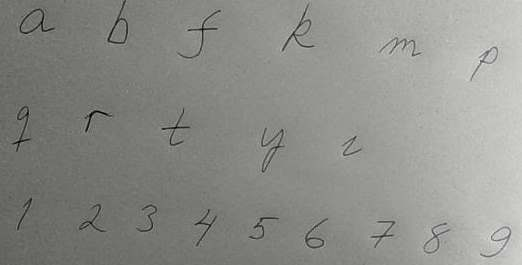
#> input picture chars2.jpeg, 522 x 265 px
$ python Contours.py   (older library calls are emulated)
#> lines starting #> are read from the running program, lines starting #| are printed output that depends on the picture; after the words box and inside, x2 and y2 are one past the last pixel; in counts of white or black regions, pixels touching at a corner belong together
import numpy as np
import cv2
from imutils import resize
from imutils.contours import sort_contours

from skimage.morphology import skeletonize as skl

path = 'chars2.jpeg'
img = cv2.imread(path, 0)
#> img: shape (265, 522); min 0, max 230, mean 140.9
# Some smoothing to get rid of the noise
# img = cv2.bilateralFilter(img, 5, 35, 10)
img = cv2.GaussianBlur(img, (3, 3), 3)
img = resize(img, width=700)
#> img: shape (355, 700)

# Preprocessing to get the shapes
th = cv2.adaptiveThreshold(img, 255, cv2.ADAPTIVE_THRESH_GAUSSIAN_C,
                           cv2.THRESH_BINARY, 35, 11)
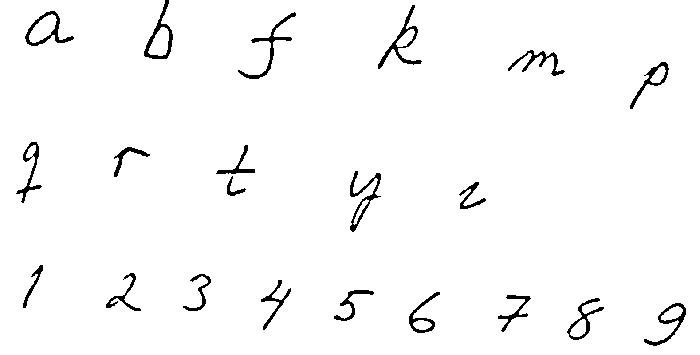
#> th: shape (355, 700); 97.4% white; 21 black regions, largest, box (x1, y1, x2, y2) and area: (378, 5, 422, 69) 476, (238, 12, 296, 79) 461, (350, 171, 381, 232) 449
# Invert to hightligth the shape
th = cv2.bitwise_not(th)

# Text has mostly vertical and right-inclined lines. This kernel seems to
# work quite well
kernel = np.array([[0, 1, 1],
                  [0, 1, 0],
                  [1, 1, 0]], dtype='uint8')

th = cv2.morphologyEx(th, cv2.MORPH_CLOSE, kernel)
#> th: shape (355, 700); 2.6% white; 20 white regions, largest, box (x1, y1, x2, y2) and area: (378, 5, 422, 69) 481, (238, 12, 296, 79) 463, (350, 171, 381, 232) 460

cv2.imshow('mask', th)
cv2.waitKey(0)


#def contour_sorter(contours):
#    '''Sort the contours by multiplying the y-coordinate and sorting first by
#    x, then by y-coordinate.'''
#    boxes = [cv2.boundingRect(c) for c in contours]
#    cnt = [4*y, x for y, x, , _, _ in ]

# Skeletonize the shapes
# Skimage function takes image with either True, False or 0,1
# and returns and image with values 0, 1.
th = th == 255
th = skl(th)
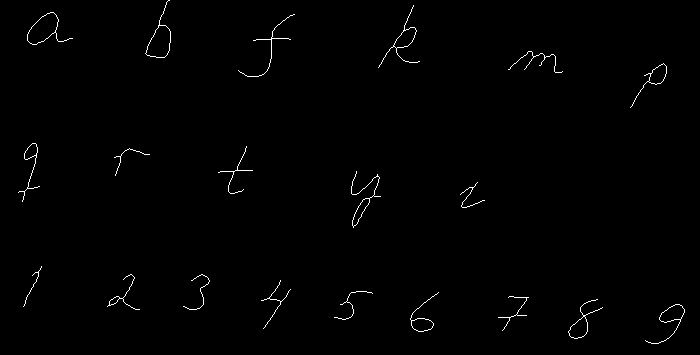
#> th: shape (355, 700) bool; 0.74% white in thin lines or dots
th = th.astype(np.uint8)*255
#> th: shape (355, 700); 0.74% white in thin lines or dots

# Find contours of the skeletons
_, contours, _ = cv2.findContours(th.copy(), cv2.RETR_EXTERNAL,
                                  cv2.CHAIN_APPROX_NONE)
#> contours = 20 contours, 10 with area under 20; largest, box (x1, y1, x2, y2) and area: (27, 12, 73, 45) 606, (145, 0, 171, 58) 567, (645, 304, 685, 344) 294, (568, 299, 603, 339) 276, (378, 5, 420, 68) 273
# Sort the contours left-to-rigth
contours, _ = sort_contours(contours, )
#
# Sort them again top-to-bottom


def skeleton_endpoints(skel):
    # Function source: https://stackoverflow.com/questions/26537313/
    # how-can-i-find-endpoints-of-binary-skeleton-image-in-opencv
    # make out input nice, possibly necessary
    skel = skel.copy()
    skel[skel != 0] = 1
    skel = np.uint8(skel)

    # apply the convolution
    kernel = np.uint8([[1,  1, 1],
                       [1, 10, 1],
                       [1,  1, 1]])
    src_depth = -1
    filtered = cv2.filter2D(skel, src_depth,kernel)

    # now look through to find the value of 11
    # this returns a mask of the endpoints, but if you just want the
    # coordinates, you could simply return np.where(filtered==11)
    out = np.zeros_like(skel)
    out[np.where(filtered == 11)] = 1
    rows, cols = np.where(filtered == 11)
    coords = list(zip(cols, rows))
    return coords

# List for endpoints
endpoints = []
# List for (x, y) coordinates of the skeletons
skeletons = []


for contour in contours:
    if cv2.arcLength(contour, True) > 100:
        # Initialize mask
        mask = np.zeros(img.shape, np.uint8)
        # Bounding rect of the contour
        x, y, w, h = cv2.boundingRect(contour)
        mask[y:y+h, x:x+w] = 255
        # Get only the skeleton in the mask area
        mask = cv2.bitwise_and(mask, th)
        # Take the coordinates of the skeleton points
        rows, cols = np.where(mask == 255)
        # Add the coordinates to the list
        skeletons.append(list(zip(cols, rows)))

        # Find the endpoints for the shape and update a list
        eps = skeleton_endpoints(mask)
        endpoints.append(eps)

        # Draw the endpoints
        [cv2.circle(th, ep, 5, 255, 1) for ep in eps]
        cv2.imshow('mask', mask)
        cv2.waitKey(500)
#> this loop made 20 passes
#> (x, y, w, h, eps) on passes 1 to 6: (18, 143, 22, 59, [(39, 186), (18, 192), (22, 201)]), (23, 266, 19, 41, [(41, 266), (32, 275), (23, 306)]), (27, 12, 46, 33, [(72, 38)]), (107, 274, 33, 36, [(123, 279), (107, 306), (139, 309)]), (114, 148, 36, 28, [(149, 154), (114, 157), (115, 175)]), (145, 0, 26, 58, [(169, 0)])
#> pass 1, `mask = cv2.bitwise_and(mask, th)`:
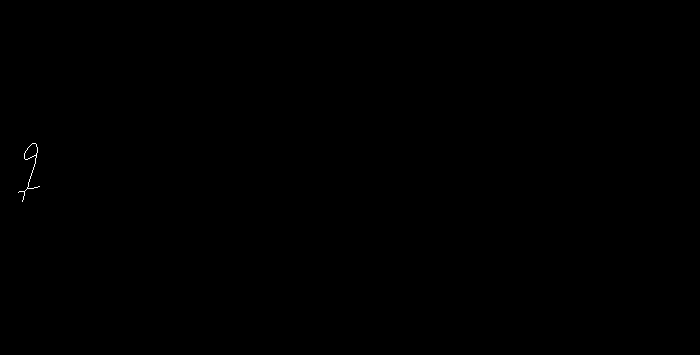
#> mask: shape (355, 700); 0.04% white in thin lines or dots, all inside (x1, y1, x2, y2) = (18, 143, 40, 202)
#> pass 2, `mask = cv2.bitwise_and(mask, th)`:
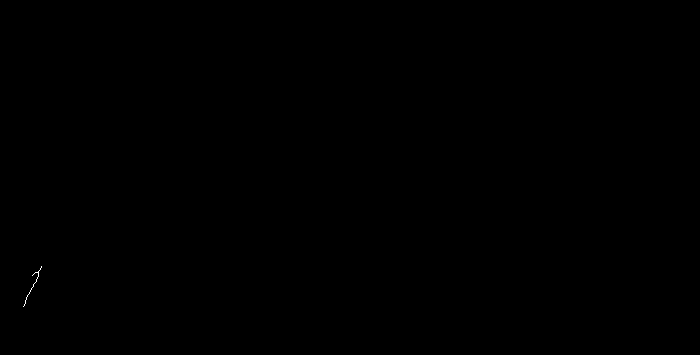
#> mask: shape (355, 700); 0.02% white in thin lines or dots, all inside (x1, y1, x2, y2) = (23, 266, 42, 307)
#> after the loop:
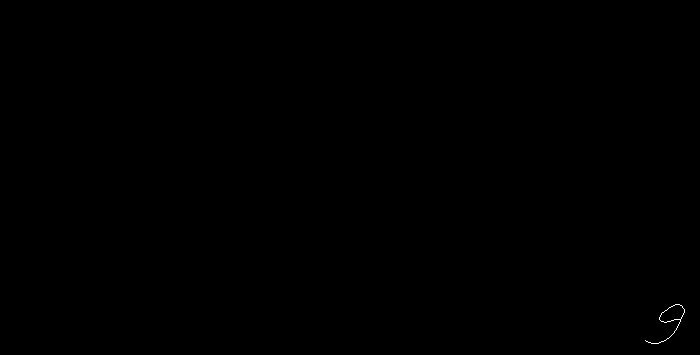
#> mask: shape (355, 700); 0.04% white in thin lines or dots, all inside (x1, y1, x2, y2) = (645, 304, 685, 344)
#> after the loop:
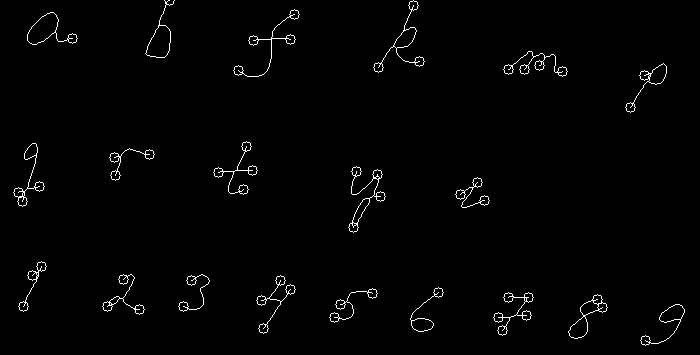
#> th: shape (355, 700); 1.3% white in thin lines or dots
#> after the loop, endpoints = 20 items; skeletons = 20 items

# Stack the original and modified
th = resize(np.hstack((img, th)), 1200)
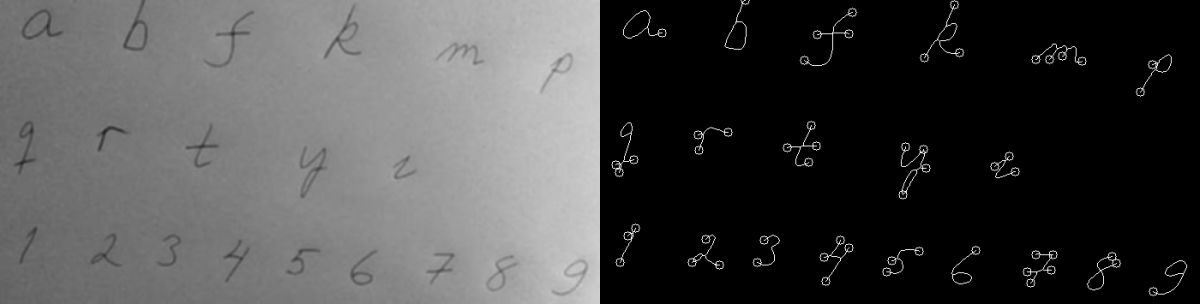
#> th: shape (304, 1200); min 0, max 255, mean 72.1


#    cv2.waitKey(50)

# TODO
# Walk the points using the endpoints by minimizing the walked distance
# Points in between can be used many times, endpoints only once
cv2.imshow('mask', th)
cv2.waitKey(0)
cv2.destroyAllWindows()
